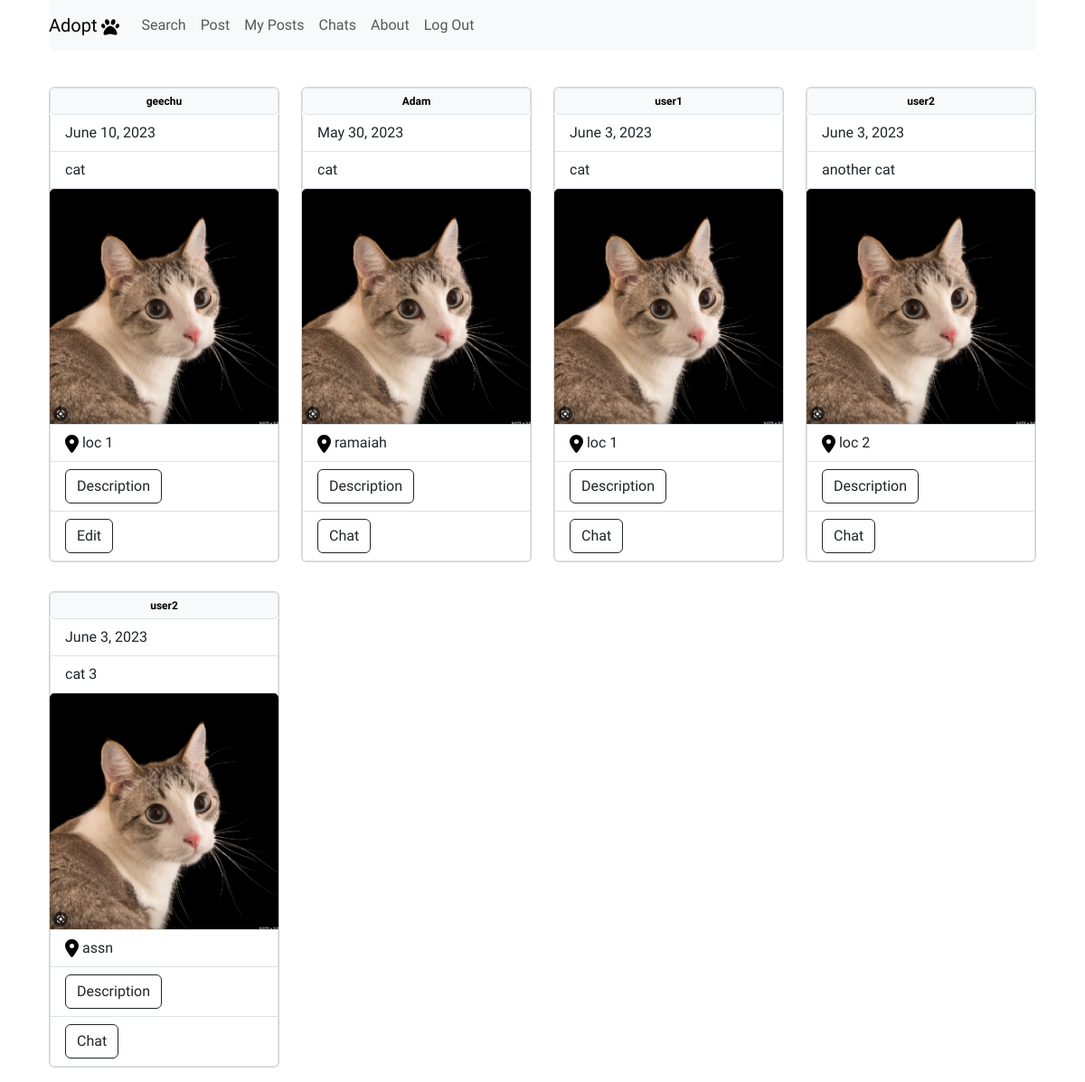
The app's page /search/ (signed in) with its own data.
### upload/models.py (models this page shows)
class upload_img(models.Model):
    dateTime = models.DateField(auto_now=True)
    user = models.ForeignKey(User, on_delete=models.CASCADE, default=None)
    animal = models.CharField(max_length=15)
    image = models.ImageField(upload_to='images')
    location = models.CharField(max_length=50)
    description = models.CharField(max_length=200)
    adopted = models.BooleanField(default=False)

### data/views.py (the view)
# urls.py: path('search/', views.feed_view, name='search')
@login_required
def feed_view(request, *args, **kwargs):
    db_objects = upload_img.objects.filter(adopted=False)
    context = dict()
    context['data'] = db_objects
    context['user'] = request.user
    print(db_objects)
    return render(request, 'post/display.html', context)

### templates/post/display.html (shortened to what this page needs)
{% extends 'base.html' %}
{% block content %}
    <div class="container">
        <div class="row row-cols-1 row-cols-sm-2 row-cols-md-3 row-cols-lg-4">
            {%  for item in data %}
            <div class="col">
                <div class="card mt-3 mb-3">
                    <ul class="list-group">
                        <li class="list-group-item badge text-bg-light">{{ item.user }}</li>
                        <li class="list-group-item">{{ item.dateTime }}</li>
                        <li class="list-group-item">{{ item.animal }}</li>
                        <img src="{{ item.image.url }}" class="card-img-top" alt="Image">
                        <li class="list-group-item">
                                 {{ item.location }}</li>
                        <li class="list-group-item">
                            <button class="btn btn-outline-dark" type="button" data-bs-toggle="collapse" data-bs-target="#collapseExample" aria-expanded="false" aria-controls="collapseExample">
                                Description
                            </button>
                            <br>
                        </li>
                        {% if item.user != user %}
                            <li class="list-group-item"><a href="/chats/{{ item.user }}_chat/" class="btn btn-outline-dark">Chat</a></li>
                        {% else %}
                            <li class="list-group-item"><a href="/{{ item.id }}/edit/" class="btn btn-outline-dark">Edit</a></li>
                        {% endif %}
                    </ul>
            </div>
            </div>
        {% endfor %}
        </div>
    </div>
{%  endblock %}

### static/css/styles.css (style rules this page uses)
body { font-family: 'Nanum Myeongjo', serif; }

### records on screen
upload_img: user "geechu", dateTime "June 10, 2023", animal "cat", image (picture), location "loc 1"
upload_img: user "Adam", dateTime "May 30, 2023", animal "cat", image (picture), location "ramaiah"
upload_img: user "user1", dateTime "June 3, 2023", animal "cat", image (picture), location "loc 1"
upload_img: user "user2", dateTime "June 3, 2023", animal "another cat", image (picture), location "loc 2"
upload_img: user "user2", dateTime "June 3, 2023", animal "cat 3", image (picture), location "assn"
